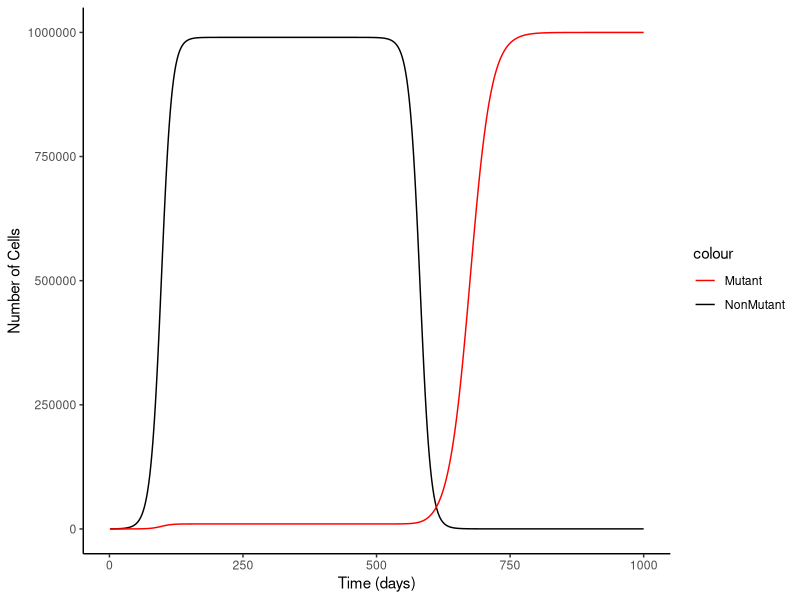

The R source for this figure:
# Exercise 10
# Cancer drug resistance growth model - Dynamic Modeling

# load packages
library(ggplot2)

#  variables
#starting point
N0=99
M0=1
# parameters: growth rate and limitations
rN = rM = 0.1
rN_drug = -0.1
rM_drug = 0.05
K=1000000
timesteps = 1000
eQ=325

# create vector to store N's and M's
Ns=numeric(length=timesteps)
Ns[1]=N0
Ms=numeric(length=timesteps)
Ms[1]=M0

#for loop
for(t in 1:(timesteps-1)){
  if (t<=eQ){
      #normal population
      Ns[t+1] = Ns[t]+(rN*Ns[t]*((1-(Ns[t]+Ms[t])/K)))
      #mutant population
      Ms[t+1] = Ms[t]+(rM*Ms[t]*((1-(Ns[t]+Ms[t])/K)))
  } else {
      #normal population
      Ns[t+1] = Ns[t]+(rN_drug*Ns[t]*(1-((Ns[t]+Ms[t])/K)))
      #mutant population
      Ms[t+1] = Ms[t]+(rM_drug*Ms[t]*(1-((Ns[t]+Ms[t])/K)))
  }
}

# plot simulation
simEvents<-data.frame(time=1:length(Ns),N=Ns,M=Ms)
ggplot(data=simEvents)+
  geom_line(aes(x=time,y=N,colour="NonMutant"))+
  geom_line(aes(x=time,y=M,colour="Mutant"))+
  theme_classic()+
  scale_colour_manual(values=c("NonMutant"="black", "Mutant"="red"))+
  xlab("Time (days)")+
  ylab("Number of Cells")

